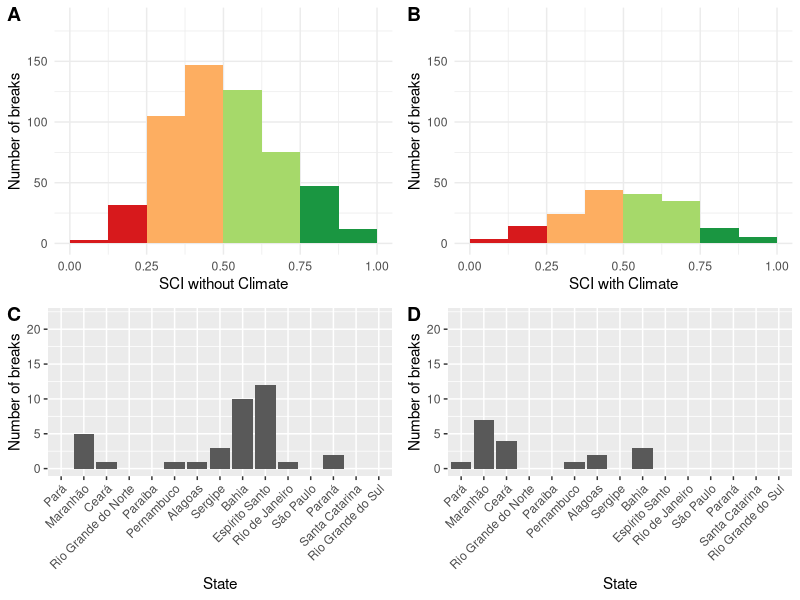
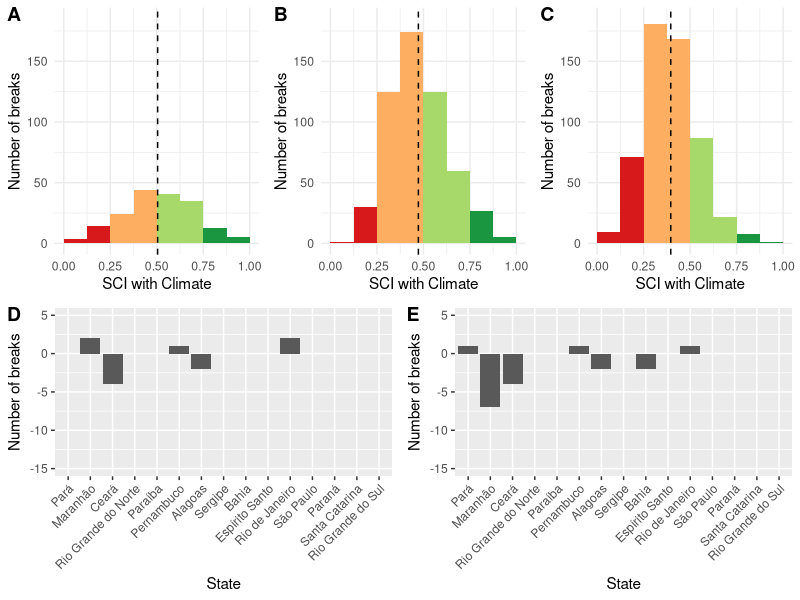

Source code (R) for these figures, in order:
## ---- chunk 1
knitr::opts_chunk$set(echo = TRUE)

library(tidyverse)
library(here)
library(cowplot)
## ---- chunk 2
surf_spots <- read_csv(here("data", "surf_spot_states", "surf_spot_states.csv"))
sci_w_climate_10km <- read_csv(here("sci_w_climate.csv")) %>% 
  select(id, sci) %>% 
  mutate(sci_10km = sci) %>% 
  select(-sci)
sci_wo_climate_10km <- read_csv(here("sci_wo_climate.csv")) %>% 
  select(id, sci) %>% 
  mutate(sci_wo_climate = sci) %>% 
  select(-sci)
sci_w_climate_5km <- read_csv(here("sci_w_climate_5km.csv")) %>% 
  select(id, sci) %>% 
  mutate(sci_5km = sci) %>% 
  select(-sci)
sci_w_climate_1km <- read_csv(here("sci_w_climate_1km.csv")) %>% 
  select(id, sci) %>% 
  mutate(sci_1km = sci) %>% 
  select(-sci)

# join sci to surf spots using id
surf_spots <- left_join(surf_spots, sci_w_climate_10km, by = "id", keep = FALSE) %>% 
  left_join(sci_w_climate_5km, by = "id", keep = FALSE) %>% 
  left_join(sci_w_climate_1km, by = "id", keep = FALSE) %>% 
  left_join(sci_wo_climate_10km, by = "id", keep = FALSE)


# filter for each region
surf_spots_nne <- surf_spots %>% 
  filter(region == "Norte" | region == "Nordeste")
surf_spots_se <- surf_spots %>% 
  filter(region == "Sudeste")
surf_spots_s <- surf_spots %>% 
  filter(region == "Sul")
## ---- chunk 3
# calculate mean priority for different size buffers
mean_priority_10km_w_clim <- mean(surf_spots$sci_10km)
mean_priority_10km_wo_clim <- mean(surf_spots$sci_wo_climate)
mean_priority_5km <- mean(surf_spots$sci_5km)
mean_priority_1km <- mean(surf_spots$sci_1km)

# make histograms for all of Brazil and each region
hist_w_clim <- ggplot(data = surf_spots, aes(x = sci_10km)) +
  geom_histogram(breaks = c(0, 0.125, 0.25, 0.375, 0.5, 0.625, 0.75, 0.875, 1), fill = c("#d7191c", "#d7191c", "#fdae61", "#fdae61", "#a6d96a", "#a6d96a", "#1a9641", "#1a9641")) +
  labs(x = "SCI with Climate", y = "Number of breaks") +
  scale_y_continuous(limits = c(0, 185)) +
  theme_minimal()
hist_wo_clim <- ggplot(data = surf_spots, aes(x = sci_wo_climate)) +
  geom_histogram(breaks = c(0, 0.125, 0.25, 0.375, 0.5, 0.625, 0.75, 0.875, 1), fill = c("#d7191c", "#d7191c", "#fdae61", "#fdae61", "#a6d96a", "#a6d96a", "#1a9641", "#1a9641")) +
  labs(x = "SCI without Climate", y = "Number of breaks") +
  scale_y_continuous(limits = c(0, 185)) +
  theme_minimal()
hist_5km <- ggplot(data = surf_spots, aes(x = sci_5km)) +
  geom_histogram(breaks = c(0, 0.125, 0.25, 0.375, 0.5, 0.625, 0.75, 0.875, 1), fill = c("#d7191c", "#d7191c", "#fdae61", "#fdae61", "#a6d96a", "#a6d96a", "#1a9641", "#1a9641")) +
  labs(x = "SCI with Climate", y = "Number of breaks") +
  scale_y_continuous(limits = c(0, 185)) +
  geom_vline(xintercept = mean_priority_5km, linetype = 2) +
  theme_minimal()
hist_1km <- ggplot(data = surf_spots, aes(x = sci_1km)) +
  geom_histogram(breaks = c(0, 0.125, 0.25, 0.375, 0.5, 0.625, 0.75, 0.875, 1), fill = c("#d7191c", "#d7191c", "#fdae61", "#fdae61", "#a6d96a", "#a6d96a", "#1a9641", "#1a9641")) +
  labs(x = "SCI with Climate", y = "Number of breaks") +
  scale_y_continuous(limits = c(0, 185)) +
  geom_vline(xintercept = mean_priority_1km, linetype = 2) +
  theme_minimal()

mean_priority_nne_w_clim <- mean(surf_spots_nne$sci_10km)
mean_priority_se_w_clim <- mean(surf_spots_se$sci_10km)
mean_priority_s_w_clim <- mean(surf_spots_s$sci_10km)

mean_priority_nne_wo_clim <- mean(surf_spots_nne$sci_wo_climate)
mean_priority_se_wo_clim <- mean(surf_spots_se$sci_wo_climate)
mean_priority_s_wo_clim <- mean(surf_spots_s$sci_wo_climate)

hist_nne_w_clim <- ggplot(data = surf_spots_nne, aes(x = sci_10km)) +
  geom_histogram(breaks = c(0, 0.125, 0.25, 0.375, 0.5, 0.625, 0.75, 0.875, 1), fill = c("#d7191c", "#d7191c", "#fdae61", "#fdae61", "#a6d96a", "#a6d96a", "#1a9641", "#1a9641")) +
  scale_y_continuous(limits = c(0, 60)) +
  geom_vline(xintercept = mean_priority_nne_w_clim, linetype = 2) +
  labs(x = "SCI with Climate", y = "Number of breaks", title = "North/Northeast") +
  theme_minimal() +
  theme(text = element_text(size = 18), plot.background = element_rect(colour = "#FFBEBE", fill=NA, size=5))
hist_se_w_clim <- ggplot(data = surf_spots_se, aes(x = sci_10km)) +
  geom_histogram(breaks = c(0, 0.125, 0.25, 0.375, 0.5, 0.625, 0.75, 0.875, 1), fill = c("#d7191c", "#d7191c", "#fdae61", "#fdae61", "#a6d96a", "#a6d96a", "#1a9641", "#1a9641")) +
  scale_y_continuous(limits = c(0, 60)) +
  geom_vline(xintercept = mean_priority_se_w_clim, linetype = 2) +
  labs(x = "SCI with Climate", y = "Number of breaks", title = "Southeast") +
  theme_minimal() +
  theme(text = element_text(size = 18), plot.background = element_rect(colour = "#E8BEFF", fill=NA, size=5))
hist_s_w_clim <- ggplot(data = surf_spots_s, aes(x = sci_10km)) +
  geom_histogram(breaks = c(0, 0.125, 0.25, 0.375, 0.5, 0.625, 0.75, 0.875, 1), fill = c("#d7191c", "#d7191c", "#fdae61", "#fdae61", "#a6d96a", "#a6d96a", "#1a9641", "#1a9641")) +
  scale_y_continuous(limits = c(0, 60)) +
  geom_vline(xintercept = mean_priority_s_w_clim, linetype = 2) +
  labs(x = "SCI with Climate", y = "Number of breaks", title = "South") +
  theme_minimal() +
  theme(text = element_text(size = 18), plot.background = element_rect(colour = "#FFFFBE", fill=NA, size=5))

hist_nne_wo_clim <- ggplot(data = surf_spots_nne, aes(x = sci_wo_climate)) +
  geom_histogram(breaks = c(0, 0.125, 0.25, 0.375, 0.5, 0.625, 0.75, 0.875, 1), fill = c("#d7191c", "#d7191c", "#fdae61", "#fdae61", "#a6d96a", "#a6d96a", "#1a9641", "#1a9641")) +
  scale_y_continuous(limits = c(0, 60)) +
  geom_vline(xintercept = mean_priority_nne_wo_clim, linetype = 2) +
  labs(x = "SCI without Climate", y = "Number of breaks", title = "North/Northeast") +
  theme_minimal() +
  theme(text = element_text(size = 18), plot.background = element_rect(colour = "#FFBEBE", fill=NA, size=5))
hist_se_wo_clim <- ggplot(data = surf_spots_se, aes(x = sci_wo_climate)) +
  geom_histogram(breaks = c(0, 0.125, 0.25, 0.375, 0.5, 0.625, 0.75, 0.875, 1), fill = c("#d7191c", "#d7191c", "#fdae61", "#fdae61", "#a6d96a", "#a6d96a", "#1a9641", "#1a9641")) +
  scale_y_continuous(limits = c(0, 60)) +
  geom_vline(xintercept = mean_priority_se_wo_clim, linetype = 2) +
  labs(x = "SCI without Climate", y = "Number of breaks", title = "Southeast") +
  theme_minimal() +
  theme(text = element_text(size = 18), plot.background = element_rect(colour = "#E8BEFF", fill=NA, size=5))
hist_s_wo_clim <- ggplot(data = surf_spots_s, aes(x = sci_wo_climate)) +
  geom_histogram(breaks = c(0, 0.125, 0.25, 0.375, 0.5, 0.625, 0.75, 0.875, 1), fill = c("#d7191c", "#d7191c", "#fdae61", "#fdae61", "#a6d96a", "#a6d96a", "#1a9641", "#1a9641")) +
  scale_y_continuous(limits = c(0, 60)) +
  geom_vline(xintercept = mean_priority_s_wo_clim, linetype = 2) +
  labs(x = "SCI without Climate", y = "Number of breaks", title = "South") +
  theme_minimal() +
  theme(text = element_text(size = 18), plot.background = element_rect(colour = "#FFFFBE", fill=NA, size=5))
## ---- chunk 4
top_spots_by_state <- surf_spots %>% 
  group_by(state) %>% 
  summarize(count_10km = sum(sci_10km > 0.75), count_wo_clim = sum(sci_wo_climate > 0.75), count_5km = sum(sci_5km > 0.75), count_1km = sum(sci_1km > 0.75)) %>% 
  mutate(difference_5_10 = count_5km - count_10km) %>% 
  mutate(difference_1_10 = count_1km - count_10km) %>% 
  mutate(state = as.factor(state))

levels(top_spots_by_state$state) <- c("Pará", "Maranhão", "Ceará", "Rio Grande do Norte", "Paraíba", "Pernambuco", "Alagoas", "Sergipe", "Bahia", "Espírito Santo", "Rio de Janeiro", "São Paulo", "Paraná", "Santa Catarina", "Rio Grande do Sul")

states_w_clim <- ggplot(top_spots_by_state, aes(x = state, y = count_10km)) +
  geom_col() +
  theme(axis.text.x = element_text(angle = 45, vjust = 1, hjust = 1)) +
  scale_y_continuous(limits = c(0, 22)) +
  labs(x = "State", y = "Number of breaks")

states_wo_clim <- ggplot(top_spots_by_state, aes(x = state, y = count_wo_clim)) +
  geom_col() +
  theme(axis.text.x = element_text(angle = 45, vjust = 1, hjust = 1)) +
  scale_y_continuous(limits = c(0, 22)) +
  labs(x = "State", y = "Number of breaks")

states_5km <- ggplot(top_spots_by_state, aes(x = state, y = difference_5_10)) +
  geom_col() +
  theme(axis.text.x = element_text(angle = 45, vjust = 1, hjust = 1)) +
  scale_y_continuous(limits = c(-15, 5)) +
  labs(x = "State", y = "Number of breaks")

states_1km <- ggplot(top_spots_by_state, aes(x = state, y = difference_1_10)) +
  geom_col() +
  theme(axis.text.x = element_text(angle = 45, vjust = 1, hjust = 1)) +
  scale_y_continuous(limits = c(-15, 5)) +
  labs(x = "State", y = "Number of breaks")
## ---- chunk 5
figure1 <- plot_grid(hist_wo_clim, hist_w_clim, states_wo_clim, states_w_clim, labels = "AUTO", ncol = 2)
figure1

# add mean line to hist_w_clim for sensitivity analysis figure
hist_w_clim <- hist_w_clim +
  geom_vline(xintercept = mean_priority_10km_wo_clim, linetype = 2)

# increase font size for figure 2
# hist_w_clim <- hist_w_clim +
#   theme(text = element_text(size = 20))
# hist_5km <- hist_5km +
#   theme(text = element_text(size = 20))
# hist_1km <- hist_1km +
#   theme(text = element_text(size = 20))

figure2_top_row <- plot_grid(hist_w_clim, hist_5km, hist_1km, labels = "AUTO", nrow = 1)
figure2_bottom_row <- plot_grid(states_5km, states_1km, labels = c("D", "E"), nrow = 1)
figure2 <- plot_grid(figure2_top_row, figure2_bottom_row, labels = "", nrow = 2)

figure2
